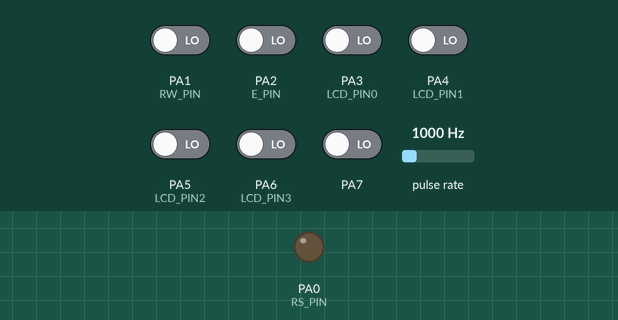
A program run on a simulated ATmega32, built with avr-gcc and emulated at 8 MHz. Shown: output pins drawn as LEDs (lit = HIGH). Wiring (inferred from the names in the program): pulse sensor: data PD6. The inputs (shaded band) are chosen by the test bench; at power-on: PA1 (RW_PIN), PA2 (E_PIN), PA3 (LCD_PIN0), PA4 (LCD_PIN1), PA5 (LCD_PIN2), PA6 (LCD_PIN3), PA7 LOW, pulse rate 1000 Hz.

Above: at 1.2 s.
1.3 s: PA1 (RW_PIN) driven HIGH
At 2.1 s:
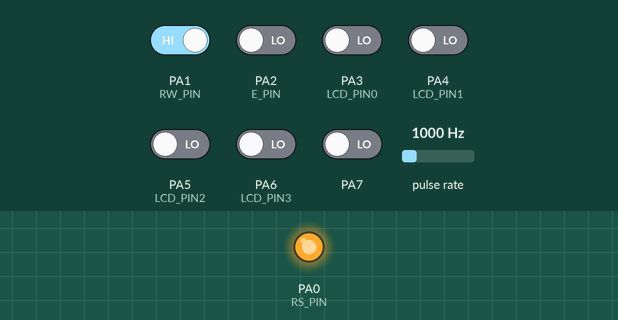
2.8 s: PA1 (RW_PIN) driven LOW
At 3.3 s:
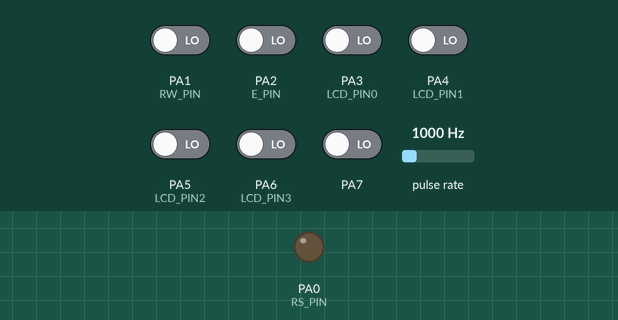
Timing chart, 0 to 5.8 s (numbered marks = the images above; inputs shaded):
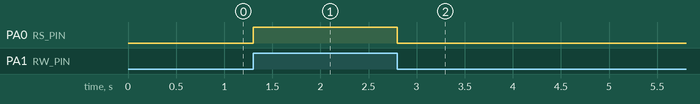

The program:

main.c
```c
#define F_CPU 8000000UL
#include <util/delay.h>

// Libraries
#include "./Include/LIB/BIT_MATH.h"
#include "./Include/LIB/STD_TYPES.h"

// MCAL
#include "./Include/MCAL/DIO/DIO.h"
#include "./Include/MCAL/EXTI/EXTI.h"
#include "./Include/MCAL/ADC/ADC.h"
#include "./Include/MCAL/TIMER0/TIMER0.h"
#include "./Include/MCAL/TIMER1/TIMER1.h"
#include "./Include/MCAL/TIMER2/TIMER2.h"
#include "./Include/MCAL/WDT/WDT.h"
#include "./Include/MCAL/UART/UART.h"
#include "./Include/MCAL/SPI/SPI.h"
#include "./Include/MCAL/TWI/TWI.h"

// HAL
#include "./Include/HAL/SSD/SSD.h"
#include "./Include/HAL/LCD/LCD.h"
#include "./Include/HAL/KEYPAD/KEYPAD.h"
#include "./Include/HAL/SERVO/SERVO.h"
#include "./Include/HAL/ULTRASONIC/ULTRASONIC.h"
#include "./Include/HAL/RTC/RTC.h"
#include "./Include/HAL/ExEEPROM/ExEEPROM.h"

// services
#include "./Include/SERVICES/TIMERs/Timers.h"
#include "./Include/SERVICES/UART/UART_serv.h"

//simulink
#include "./Include/Simulink/DIOD.h"
#include "./Include/Simulink/indicatorLampFunc.h"

void main()
{
    DIO_InitPin(PORTA,PIN0,PIN_OUTPUT,PIN_LOW);
    DIO_InitPin(PORTA,PIN1,PIN_INPUT,PIN_FLOATING);
    while (1)
    {
        DIOD_U.ctrlSW_B = DIO_ReadPin(PORTA, PIN1);
        DIOD_Y.indicatorlAMP_B = DIOD_indicatorLampFunc(DIOD_U.ctrlSW_B);
        DIO_WritePin(PORTA, PIN0, DIOD_Y.indicatorlAMP_B);
    }
}
```

Timers.c
```c
// (licence header left out)
/************* includes ***************/
#include "./Timers.h"

/************* Variables Declaration ***************/
static volatile uint8_t global_u8Flag = 0;
static volatile uint32_t t1,t2,t3;

/************* function prototypes ***************/
static void func_ICU(void);

void PWM_voidInit()
{
    TIMER1_voidInit(TIMER1_FAST_PWM_ICR1,TIMER1_PRESCALER_8,TIMER1_COMPARE_OUTPUT_MODE_A_NON_INVERTING,TIMER1_COMPARE_OUTPUT_MODE_B_NON_INVERTING);
}

void PWM_Freq_KHz(uint16_t Freq)
{
    if(Freq ==0);
    else
    {
        uint16_t Ttotal =1000/Freq; //first frequency in KHz then convert it to microseconds
        if(Ttotal >= 1) TIMER1_voidSetICR1Value(Ttotal-1);
        else TIMER1_voidSetICR1Value(0);
    }
}

void PWM_Freq_Hz(uint16_t Freq)
{
    if(Freq ==0);
    else
    {
        uint16_t Ttotal =1000000/Freq;
        if(Ttotal >= 1) TIMER1_voidSetICR1Value(Ttotal-1);
        else TIMER1_voidSetICR1Value(0);
    }
}

void PWM_voidDutyCycle(uint16_t DutyCycle)
{
    if(DutyCycle <= 100)
    {
        uint16_t Ton = (((uint32_t)DutyCycle * (TIMER1_voidGetICR1()+1)) / 100);
        if(Ton>= 1) TIMER1_voidSetOCR1AValue(Ton-1);
        else TIMER1_voidSetOCR1AValue(0);
    }
}

// Synchronus Function
void PWM_Measure(uint32_t *PFreq,uint8_t *Pduty)
{
    uint16_t Ton,Toff;
    TIMER1_voidSetTCNT1Value(0);
    TIMER1_voidSetCallBackCapture(func_ICU);
    TIMER1_voidInputCaptureEdge(RISING);
    TIMER1_voidCaptureInterruptEnable();
    global_u8Flag = 0;
    /*
    why setting flag=0 ?
    if it configure while it on the rising state already it will get wrong value
    / ----->----                ----------                 _________
    / |        |               ^         ∨                ^         |
    __|        |_______________|         |________________|         |
    /  wrong indicat           t1        t2               t3
    */
    while (global_u8Flag < 3);
    Ton = t2 - t1;
    Toff = t3 - t2;
    *Pduty = (Ton * 100) / (Ton + Toff);
    *PFreq = (uint32_t)1000000 / (Toff + Ton);
}

//this function is used to create interrupt every time in ms you want with call back function
void TIMER1_setInterruptTime_ms(uint16_t time,void (*pf)(void))
{
    time=(time*1000)-1;
    TIMER1_voidSetOCR1AValue(time);
    TIMER1_voidSetCallBackCOMA(pf);
    TIMER1_voidCompareAInterruptEnable();
    TIMER1_voidInit(TIMER1_CTC_OCR1A, TIMER1_PRESCALER_8, TIMER1_COMPARE_OUTPUT_MODE_A_NORMAL, TIMER1_COMPARE_OUTPUT_MODE_B_NORMAL);
}

//this function is used to create interrupt every time in us you want with call back function
void TIMER1_setInterruptTime_us(uint16_t time,void (*pf)(void))
{
    time-=1;
    TIMER1_voidSetOCR1AValue(time);
    TIMER1_voidSetCallBackCOMA(pf);
    TIMER1_voidCompareAInterruptEnable();
    TIMER1_voidInit(TIMER1_CTC_OCR1A, TIMER1_PRESCALER_8, TIMER1_COMPARE_OUTPUT_MODE_A_NORMAL, TIMER1_COMPARE_OUTPUT_MODE_B_NORMAL);
}

/***************** Call Backs ********************/
//ICU call back function
static void func_ICU(void)
{
    if (global_u8Flag == 0)
    {
        t1 = TIMER1_voidGetICR1();
        TIMER1_voidInputCaptureEdge(FALLING);
        global_u8Flag = 1;
    }
    else if (global_u8Flag == 1)
    {
        t2 = TIMER1_voidGetICR1();
        TIMER1_voidInputCaptureEdge(RISING);
        global_u8Flag = 2;
    }
    else if (global_u8Flag == 2)
    {
        t3 = TIMER1_voidGetICR1();
        TIMER1_voidCaptureInterruptDisable();
        global_u8Flag = 3;
    }
}
```

Timers.h
```c
// (licence header left out)
#ifndef _TIMERS_SERVICES_H_
#define _TIMERS_SERVICES_H_


/************* includes ***************/
#include "./../../MCAL/TIMER1/TIMER1.h"

/************* macros ***************/

/************* typedefs ***************/

/************* function prototypes ***************/
void PWM_voidInit();
void PWM_Freq_KHz(uint16_t Freq);
void PWM_Freq_Hz(uint16_t Freq);
void PWM_voidDutyCycle(uint16_t DutyCycle);
void PWM_Measure(uint32_t *PFreq, uint8_t *Pduty);

#endif /* _TIMERS_SERVICES_H_ */
```

UART_serv.c
```c
// (licence header left out)
/*-------------------------------------section includes---------------------------------------*/
#include "./UART_serv.h"
/*--------------------------------------------------------------------------------------------*/

/*---------------------------------------Variables Declarations-------------------------------*/
static uint8_t *str_send;
static uint8_t *str_read;
/*--------------------------------------------------------------------------------------------*/


/*---------------------------------------function declarations--------------------------------*/
static void sendAsynch_CallBack();
static void raedAsynch_CallBack();
/*--------------------------------------------------------------------------------------------*/


/*---------------------------------------function definitions---------------------------------*/
void UART_voidSendStringSynch(uint8_t *A_u8String)
{
    while (*A_u8String != '\0')
    {
        UART_voidSendByteSynch(*A_u8String);
        A_u8String++;
    }
}

void UART_voidReadStringSynch(uint8_t *A_u8String)
{
    uint8_t i=0;
    A_u8String[i] = UART_u8ReadByteSynch();
    while (A_u8String[i] != '#')
    {
        i++;
        A_u8String[i] = UART_u8ReadByteSynch();
    }
    A_u8String[i] = '\0'; // null terminate the string
}

void UART_voidSendStringAsynch(uint8_t *A_u8String)
{
    UART_voidSetCallTXC(sendAsynch_CallBack);
    UART_voidTXInterruptEnable();
    UART_voidSendByteNoBlock(A_u8String[0]);
    str_send = A_u8String;
}

void UART_voidReadStringAsynch(uint8_t *A_u8String)
{
    UART_voidSetCallRXC(raedAsynch_CallBack);
    UART_voidRXInterruptEnable();
    str_read=A_u8String;
}

static void raedAsynch_CallBack()
{
    static uint8_t i=0;
    str_read[i]=UART_u8ReadByteNoBlock();
    if(str_read[i]=='#')
    {
        str_read[i]='\0';
        i=0;
    }
    else i++;
}

static void sendAsynch_CallBack()
{
    static uint8_t i=1;
    if (str_send[i] != '\0')
    {
        UART_voidSendByteNoBlock(str_send[i]);
        i++;
    }else
    {
        i=1;
    }
}


/*--------------------------------------------------------------------------------------------*/
```

UART_serv.h
```c
#ifndef _UART_SERV_H
#define _UART_SERV_H

/*-------------------------------------section includes---------------------------------------*/
#include "./../../MCAL/UART/UART.h"
/*--------------------------------------------------------------------------------------------*/

void UART_voidSendStringSynch(uint8_t *A_u8String);
void UART_voidReadStringSynch(uint8_t *A_u8String);
void UART_voidSendStringAsynch(uint8_t *A_u8String);
void UART_voidReadStringAsynch(uint8_t *A_u8String);

#endif /* _UART_SERV_H */
```

indicatorLampFunc.c
```c
/*
 * File: indicatorLampFunc.c
 *
 * Code generated for Simulink model 'DIOD'.
 *
 * Model version                  : 1.1
 * Simulink Coder version         : 24.1 (R2024a) 19-Nov-2023
 * C/C++ source code generated on : Tue May 20 13:30:43 2025
 *
 * Target selection: ert.tlc
 * Embedded hardware selection: Intel->x86-64 (Windows64)
 * Code generation objectives: Unspecified
 * Validation result: Not run
 */

#include "rtwtypes.h"
#include "indicatorLampFunc.h"

/* Output and update for atomic system: '<Root>/indicatorLampFunc' */
boolean_T DIOD_indicatorLampFunc(boolean_T rtu_ctrlSW_B)
{
  /* Switch: '<S1>/Switch' */
  return rtu_ctrlSW_B;
}

/*
 * File trailer for generated code.
 *
 * [EOF]
 */
```

indicatorLampFunc.h
```c
/*
 * File: indicatorLampFunc.h
 *
 * Code generated for Simulink model 'DIOD'.
 *
 * Model version                  : 1.1
 * Simulink Coder version         : 24.1 (R2024a) 19-Nov-2023
 * C/C++ source code generated on : Tue May 20 13:30:43 2025
 *
 * Target selection: ert.tlc
 * Embedded hardware selection: Intel->x86-64 (Windows64)
 * Code generation objectives: Unspecified
 * Validation result: Not run
 */

#ifndef indicatorLampFunc_h_
#define indicatorLampFunc_h_
#ifndef DIOD_COMMON_INCLUDES_
#define DIOD_COMMON_INCLUDES_
#include "rtwtypes.h"
#endif                                 /* DIOD_COMMON_INCLUDES_ */

extern boolean_T DIOD_indicatorLampFunc(boolean_T rtu_ctrlSW_B);

#endif                                 /* indicatorLampFunc_h_ */

/*
 * File trailer for generated code.
 *
 * [EOF]
 */
```

rtwtypes.h
```c
/*
 * File: rtwtypes.h
 *
 * Code generated for Simulink model 'DIOD'.
 *
 * Model version                  : 1.1
 * Simulink Coder version         : 24.1 (R2024a) 19-Nov-2023
 * C/C++ source code generated on : Tue May 20 13:30:43 2025
 *
 * Target selection: ert.tlc
 * Embedded hardware selection: Intel->x86-64 (Windows64)
 * Code generation objectives: Unspecified
 * Validation result: Not run
 */

#ifndef RTWTYPES_H
#define RTWTYPES_H

/* Logical type definitions */
#if (!defined(__cplusplus))
#ifndef false
#define false                          (0U)
#endif

#ifndef true
#define true                           (1U)
#endif
#endif

/*=======================================================================*
 * Target hardware information
 *   Device type: Intel->x86-64 (Windows64)
 *   Number of bits:     char:   8    short:   16    int:  32
 *                       long:  32
 *                       native word size:  64
 *   Byte ordering: LittleEndian
 *   Signed integer division rounds to: Zero
 *   Shift right on a signed integer as arithmetic shift: on
 *=======================================================================*/

/*=======================================================================*
 * Fixed width word size data types:                                     *
 *   int8_T, int16_T, int32_T     - signed 8, 16, or 32 bit integers     *
 *   uint8_T, uint16_T, uint32_T  - unsigned 8, 16, or 32 bit integers   *
 *   real32_T, real64_T           - 32 and 64 bit floating point numbers *
 *=======================================================================*/
typedef signed char int8_T;
typedef unsigned char uint8_T;
typedef short int16_T;
typedef unsigned short uint16_T;
typedef int int32_T;
typedef unsigned int uint32_T;
typedef float real32_T;
typedef double real64_T;

/*===========================================================================*
 * Generic type definitions: boolean_T, char_T, byte_T, int_T, uint_T,       *
 *                           real_T, time_T, ulong_T.                        *
 *===========================================================================*/
typedef double real_T;
typedef double time_T;
typedef unsigned char boolean_T;
typedef int int_T;
typedef unsigned int uint_T;
typedef unsigned long ulong_T;
typedef char char_T;
typedef unsigned char uchar_T;
typedef char_T byte_T;

/*===========================================================================*
 * Complex number type definitions                                           *
 *===========================================================================*/
#define CREAL_T

typedef struct {
  real32_T re;
  real32_T im;
} creal32_T;

typedef struct {
  real64_T re;
  real64_T im;
} creal64_T;

typedef struct {
  real_T re;
  real_T im;
} creal_T;

#define CINT8_T

typedef struct {
  int8_T re;
  int8_T im;
} cint8_T;

#define CUINT8_T

typedef struct {
  uint8_T re;
  uint8_T im;
} cuint8_T;

#define CINT16_T

typedef struct {
  int16_T re;
  int16_T im;
} cint16_T;

#define CUINT16_T

typedef struct {
  uint16_T re;
  uint16_T im;
} cuint16_T;

#define CINT32_T

typedef struct {
  int32_T re;
  int32_T im;
} cint32_T;

#define CUINT32_T

typedef struct {
  uint32_T re;
  uint32_T im;
} cuint32_T;

/*=======================================================================*
 * Min and Max:                                                          *
 *   int8_T, int16_T, int32_T     - signed 8, 16, or 32 bit integers     *
 *   uint8_T, uint16_T, uint32_T  - unsigned 8, 16, or 32 bit integers   *
 *=======================================================================*/
#define MAX_int8_T                     ((int8_T)(127))
#define MIN_int8_T                     ((int8_T)(-128))
#define MAX_uint8_T                    ((uint8_T)(255U))
#define MAX_int16_T                    ((int16_T)(32767))
#define MIN_int16_T                    ((int16_T)(-32768))
#define MAX_uint16_T                   ((uint16_T)(65535U))
#define MAX_int32_T                    ((int32_T)(2147483647))
#define MIN_int32_T                    ((int32_T)(-2147483647-1))
#define MAX_uint32_T                   ((uint32_T)(0xFFFFFFFFU))

/* Block D-Work pointer type */
typedef void * pointer_T;

#endif                                 /* RTWTYPES_H */

/*
 * File trailer for generated code.
 *
 * [EOF]
 */
```

KEYPAD_Cfg.h
```c
// (licence header left out)
#ifndef INCLUDE_HAL_KEYPAD_KEYPAD_CONFIGURATION_H_
#define INCLUDE_HAL_KEYPAD_KEYPAD_CONFIGURATION_H_

#define KEYPAD_PORT PORTC
#define KEYPAD_SYMBOLS {{'7','8','9','/'},{'4','5','6','x'},{'1','2','3','-'},{'C','0','=','+'}};
#define ROW_PINS {PIN0,PIN1,PIN2,PIN3}
#define COL_PINS {PIN4,PIN5,PIN6,PIN7}

#define COLS_NUMBER 4
#define ROWS_NUMBER 4

#define DEBOUNCING_DELAY 150
#define KEY_NOT_PRESSED 255

#define FLAG_UP 1
#define FLAG_DOWN 0


#endif /* INCLUDE_HAL_KEYPAD_KEYPAD_CONFIGURATION_H_ */
```

LCD_Cfg.h
```c
// (licence header left out)
#ifndef INCLUDE_HAL_LCD_LCD_CONFIGURATION_H_
#define INCLUDE_HAL_LCD_LCD_CONFIGURATION_H_

#include "./../../MCAL/DIO/DIO.h"
#include "./../../LIB/STD_TYPES.h"
#include "./../../LIB/BIT_MATH.h"


#define LCD_CONTROL_PORT PORTA
#define LCD_DATA_PORT PORTA

#define RS_PIN PIN0
#define RW_PIN PIN1
#define E_PIN PIN2

//for 4-bit mode choose the data pins
#define LCD_PIN0 PIN3
#define LCD_PIN1 PIN4
#define LCD_PIN2 PIN5
#define LCD_PIN3 PIN6

#define LCD_ROW_ONE 1
#define LCD_ROW_TWO 2

/*
Options:-
    _4_BIT_MODE
    _8_BIT_MODE
*/
#define LCD_MODE _4_BIT_MODE

/*
Options:-
    ONE_LINE
    TWO_LINE
*/
#define LCD_LINE_NO TWO_LINE

/*
Options:-
    DOTS_5_7
    DOTS_5_10
*/
#define LCD_FONT DOTS_5_7

/*
Options:-           (FOR DD RAM)
    DISPLAY_OFF
    DISPLAY_ON
*/
#define DISPLAY_STATUS DISPLAY_ON

/*
Options:-
    CURSOR_OFF
    CURSOR_ON
*/
#define CURSOR_STATUS CURSOR_OFF

/*
Options:-
    CURSOR_BLANK_OFF
    CURSOR_BLANK_ON
*/
#define CURSOR_BLANK_STATUS CURSOR_BLANK_OFF

/*
Options:-
    ID_DECREASE
    ID_INCREASE
*/
#define ID_STATUS ID_INCREASE

/*
Options:-
    SHIFT_DISPLAY_OFF
    SHIFT_DISPLAY_ON
*/
#define SHIFT_DISPLAY SHIFT_DISPLAY_OFF


// intiaion
#define FUNCTION_SET CONC_BIT(0, 0, 1, 1, LCD_LINE_NO, LCD_FONT, 0, 0)
#define ON_OFF_CONTROL CONC_BIT(0, 0, 0, 0, 1, DISPLAY_STATUS, CURSOR_STATUS, CURSOR_BLANK_STATUS)
#define DISPLAY_CLEAR 0b00000001
#define ENTRY_MODE_SET CONC_BIT(0, 0, 0, 0, 0, 1, ID_STATUS, SHIFT_DISPLAY)

//for 4-bit mode

#define FUNCTION_SET1 0b00100000
#define FUNCTION_SET2 0b00100000
#define FUNCTION_SET3 CONC_BIT(LCD_LINE_NO, LCD_FONT, 0, 0, 0, 0, 0, 0)
#define ON_OFF_CONTROL1 0b00000000
#define ON_OFF_CONTROL2 CONC_BIT(1, DISPLAY_STATUS, CURSOR_STATUS, CURSOR_BLANK_STATUS, 0, 0, 0, 0)
#define DISPLAY_CLEAR1 0b00000000
#define DISPLAY_CLEAR2 0b00010000
#define DISPLAY_CLEAR 0b00000001
#define ENTRY_MODE_SET1 0b00000000
#define ENTRY_MODE_SET2 CONC_BIT(0, 1, ID_STATUS, SHIFT_DISPLAY, 0, 0, 0, 0)


#endif /* INCLUDE_HAL_LCD8_LCD8_CONFIGURATION_H_ */
```

SSD_Config.h
```c
#ifndef _SSD_CONFIG_H_
#define _SSD_CONFIG_H_

#include "./../../MCAL/DIO/DIO.h"
#include "./../../LIB/STD_TYPES.h"
#include "./../../LIB/BIT_MATH.h"


// a    b    c    d    e    f    g
//PD0  PD1  PD2  PD3  PD4  PD5  PD6

#define SSD_DATA_PORT PORTD

#define ZERO 0b00111111
#define ONE 0b00000110
#define TWO 0b01011011
#define THREE 0b01001111
#define FOUR 0b01100110
#define FIVE 0b01101101
#define SIX 0b01111101
#define SEVEN 0b00000111
#define EIGHT 0b01111111
#define NINE 0b01101111

#endif /* _SSD_CONFIG_H_ */
```

ExEEPROM.h
```c
// (licence header left out)
#ifndef INCLUDE_HAL_EEPROM_EEPROM_INTERFACE_H_
#define INCLUDE_HAL_EEPROM_EEPROM_INTERFACE_H_

#include "../../MCAL/TWI/TWI.h"

// MACRO DEFINITION
#define ExEEPROM_ADD_MASK 0b1010000

TWI_STATUS ExEEPROM_voidWriteInit(uint8_t A_u8MemoryNumber, uint16_t A_u8MemoryAdress);
TWI_STATUS ExEEPROM_voidSendData(uint8_t A_u8Data);
TWI_STATUS ExEEPROM_voidReadInit(uint8_t A_u8MemoryNumber, uint16_t A_u8MemoryAdress);
void ExEEPROM_u8ReadData(uint8_t *A_u8Data, uint8_t ack);
void ExEEPROM_voidSendStop();

#endif /* INCLUDE_HAL_EEPROM_EEPROM_INTERFACE_H_ */
```

KEYPAD.h
```c
// (licence header left out)
#ifndef INCLUDE_HAL_KEYPAD_KEYPAD_INTERFACE_H_
#define INCLUDE_HAL_KEYPAD_KEYPAD_INTERFACE_H_

// Libraries
#include <util/delay.h>
#include "../../LIB/BIT_MATH.h"
#include "../../LIB/STD_TYPES.h"
// MCAL layer
#include "../../MCAL/DIO/DIO.h"
// Keypad
#include "./KEYPAD_Cfg.h"

void KEYPAD_voidInit();
uint8_t KEYPAD_u8GetPressedKey();

#endif /* INCLUDE_HAL_KEYPAD_KEYPAD_INTERFACE_H_ */
```

SSD.c
```c
#include "./SSD.h"

void SSD_Init(void)
{
    DIO_InitPort(SSD_DATA_PORT, DIO_PORT_OUTPUT,DIO_PORT_LOW);
}

void SSD_Write(uint8_t u8Data)
{
    DIO_WritePort(SSD_DATA_PORT, u8Data);
}
```

Source omitted: ExEEPROM.c (2903 bytes), KEYPAD.c (2201 bytes), LCD.c (8308 bytes), LCD.h (1035 bytes), RTC.c (7081 bytes), RTC.h (1421 bytes), SERVO.c (1410 bytes), SERVO.h (537 bytes), SSD.h (135 bytes), ULTRASONIC.c (3182 bytes), ULTRASONIC.h (650 bytes), LCD_Private.h (809 bytes) and 31 more

Measured:
- after the input at 1.3 s, PA0 (RS_PIN): LOW → HIGH at once
- after the input at 2.8 s, PA0 (RS_PIN): HIGH → LOW at once
